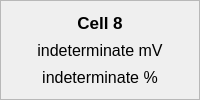
                 <widget class="QFrame" name="cell8_frame">
                  <property name="frameShape">
                   <enum>QFrame::StyledPanel</enum>
                  </property>
                  <property name="frameShadow">
                   <enum>QFrame::Raised</enum>
                  </property>
                  <layout class="QVBoxLayout" name="verticalLayout_15">
                   <item>
                    <widget class="QLabel" name="cell8_title">
                     <property name="font">
                      <font>
                       <pointsize>13</pointsize>
                       <weight>75</weight>
                       <bold>true</bold>
                      </font>
                     </property>
                     <property name="text">
                      <string>Cell 8</string>
                     </property>
                     <property name="alignment">
                      <set>Qt::AlignCenter</set>
                     </property>
                    </widget>
                   </item>
                   <item>
                    <widget class="QLabel" name="cell8_voltage">
                     <property name="font">
                      <font>
                       <pointsize>12</pointsize>
                      </font>
                     </property>
                     <property name="text">
                      <string>indeterminate mV</string>
                     </property>
                     <property name="alignment">
                      <set>Qt::AlignCenter</set>
                     </property>
                    </widget>
                   </item>
                   <item>
                    <widget class="QLabel" name="cell8_soc">
                     <property name="font">
                      <font>
                       <pointsize>12</pointsize>
                      </font>
                     </property>
                     <property name="text">
                      <string>indeterminate %</string>
                     </property>
                     <property name="alignment">
                      <set>Qt::AlignCenter</set>
                     </property>
                    </widget>
                   </item>
                  </layout>
                 </widget>
